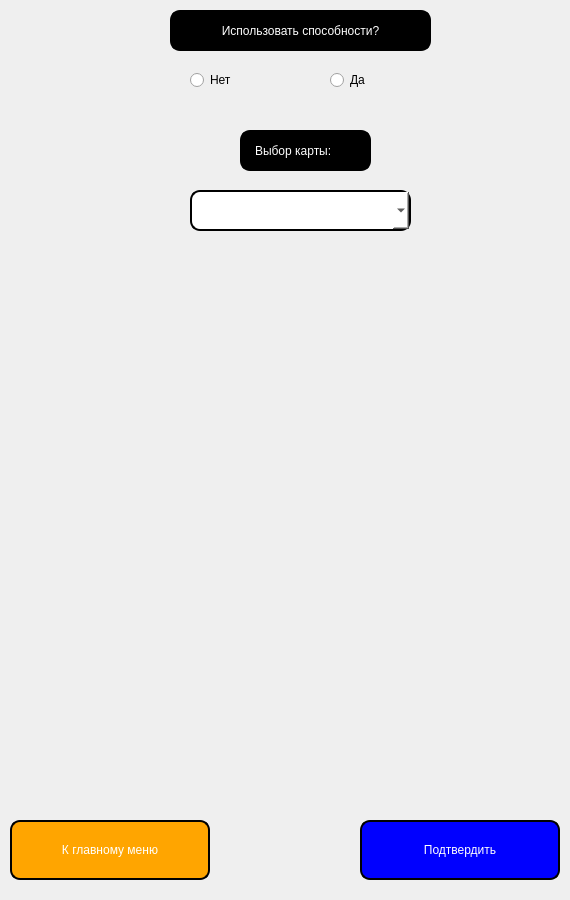
<?xml version="1.0" encoding="UTF-8"?>
<ui version="4.0">
 <class>settings_window</class>
 <widget class="QWidget" name="settings_window">
  <property name="geometry">
   <rect>
    <x>0</x>
    <y>0</y>
    <width>570</width>
    <height>900</height>
   </rect>
  </property>
  <property name="windowTitle">
   <string>Настройки игры</string>
  </property>
  <widget class="QRadioButton" name="abilities_button_yes">
   <property name="geometry">
    <rect>
     <x>330</x>
     <y>70</y>
     <width>100</width>
     <height>20</height>
    </rect>
   </property>
   <property name="styleSheet">
    <string notr="true">font: italic 12pt &quot;Times New Roman&quot;;</string>
   </property>
   <property name="text">
    <string>Да</string>
   </property>
  </widget>
  <widget class="QRadioButton" name="abilities_button_no">
   <property name="geometry">
    <rect>
     <x>190</x>
     <y>70</y>
     <width>100</width>
     <height>20</height>
    </rect>
   </property>
   <property name="styleSheet">
    <string notr="true">font: italic 12pt &quot;Times New Roman&quot;;</string>
   </property>
   <property name="text">
    <string>Нет</string>
   </property>
  </widget>
  <widget class="QComboBox" name="existing_files">
   <property name="geometry">
    <rect>
     <x>190</x>
     <y>190</y>
     <width>221</width>
     <height>41</height>
    </rect>
   </property>
   <property name="styleSheet">
    <string notr="true">background-color: white;
color: black;
border-style: outset;
border-width: 2px;
border-radius: 10px;
border-color: black;
padding: 10px;
font: bold 12pt &quot;Times New Roman&quot;;</string>
   </property>
  </widget>
  <widget class="QLabel" name="label_4">
   <property name="geometry">
    <rect>
     <x>240</x>
     <y>130</y>
     <width>131</width>
     <height>41</height>
    </rect>
   </property>
   <property name="styleSheet">
    <string notr="true">background-color: black;
color: white;
border-style: outset;
border-width: 2px;
border-radius: 10px;
border-color: black;
padding: 10px;
font: italic 12pt &quot;Times New Roman&quot;;</string>
   </property>
   <property name="text">
    <string>Выбор карты:</string>
   </property>
  </widget>
  <widget class="QLabel" name="label_5">
   <property name="geometry">
    <rect>
     <x>170</x>
     <y>10</y>
     <width>261</width>
     <height>41</height>
    </rect>
   </property>
   <property name="styleSheet">
    <string notr="true">background-color: black;
color: white;
border-style: outset;
border-width: 2px;
border-radius: 10px;
border-color: black;
padding: 10px;
font: italic 12pt &quot;Times New Roman&quot;;</string>
   </property>
   <property name="text">
    <string>Использовать способности?</string>
   </property>
   <property name="alignment">
    <set>Qt::AlignCenter</set>
   </property>
  </widget>
  <widget class="QPushButton" name="back_to_menu_btn">
   <property name="geometry">
    <rect>
     <x>10</x>
     <y>820</y>
     <width>200</width>
     <height>60</height>
    </rect>
   </property>
   <property name="styleSheet">
    <string notr="true">background-color: orange;
color: white;
border-style: outset;
border-width: 2px;
border-radius: 10px;
border-color: black;
padding: 10px;
font: bold 14pt &quot;Times New Roman&quot;;</string>
   </property>
   <property name="text">
    <string>К главному меню</string>
   </property>
  </widget>
  <widget class="QPushButton" name="apply_btn">
   <property name="geometry">
    <rect>
     <x>360</x>
     <y>820</y>
     <width>200</width>
     <height>60</height>
    </rect>
   </property>
   <property name="styleSheet">
    <string notr="true">background-color: blue;
color: white;
border-style: outset;
border-width: 2px;
border-radius: 10px;
border-color: black;
padding: 10px;
font: bold 16pt &quot;Times New Roman&quot;;</string>
   </property>
   <property name="text">
    <string>Подтвердить</string>
   </property>
  </widget>
 </widget>
 <resources/>
 <connections/>
</ui>
